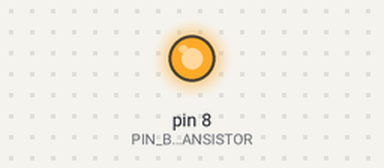
Simulated run of this sketch. Board: Arduino Uno, built with avr-gcc and run on an emulated ATmega328P. Parts: output pins drawn as LEDs (lit = HIGH).

Above: at 2.5 s.
At 6.0 s:
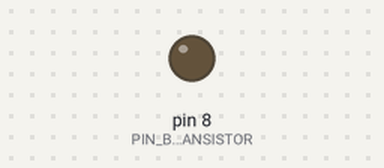
Timing chart, 0 to 9.1 s (numbered marks = the images above):
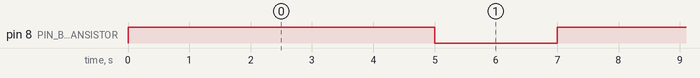

The sketch:

motor_dc.ino
```cpp
/*
 * Descrição: Exemplo de como acionar um motor DC.
 * Autor: Eros Vitor Bornatowski
 * Data: 28/07/2022
 */

#define PIN_BASE_TRANSISTOR 8

void setup()
{
  pinMode(PIN_BASE_TRANSISTOR, OUTPUT);
}

void loop()
{
  digitalWrite(PIN_BASE_TRANSISTOR, HIGH);
  delay(5000);

  digitalWrite(PIN_BASE_TRANSISTOR, LOW);
  delay(2000);
}
```

Measured:
- by itself, pin 8 (PIN_BASE_TRANSISTOR): alternates HIGH for 5.0 s and LOW for 2.0 s
